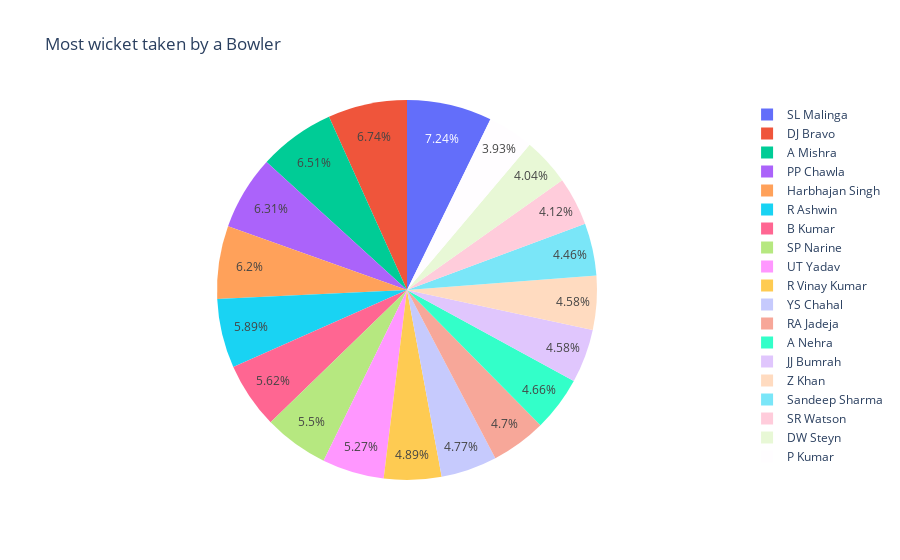

The notebook cell this image was saved under:
### Code cell
# removing the outlier 
bowler = bowler[bowler['Wickets_Taken'] >= bowler['Wickets_Taken'].quantile(0.75)]

# ploting using plotly
fig = px.pie(bowler, values = 'Wickets_Taken', names = 'Names',title = 'Most wicket taken by a Bowler')
fig.show()

### Figure 1 — Plotly figure (JSON) as saved in the notebook; plotly's stock layout.template omitted (floating-point values rounded to 4 significant figures)
{"data": [{"domain": {"x": [0, 1], "y": [0, 1]}, "hovertemplate": "Names=%{label}<br>Wickets_Taken=%{value}<extra></extra>", "labels": ["SL Malinga", "DJ Bravo", "A Mishra", "PP Chawla", "Harbhajan Singh", "R Ashwin", "B Kumar", "SP Narine", "UT Yadav", "R Vinay Kumar", "YS Chahal", "RA Jadeja", "A Nehra", "JJ Bumrah", "Z Khan", "Sandeep Sharma", "SR Watson", "DW Steyn", "P Kumar"], "legendgroup": "", "name": "", "showlegend": true, "type": "pie", "values": [188, 175, 169, 164, 161, 153, 146, 143, 137, 127, 124, 122, 121, 119, 119, 116, 107, 105, 102]}], "layout": {"legend": {"tracegroupgap": 0}, "title": {"text": "Most wicket taken by a Bowler"}}}
